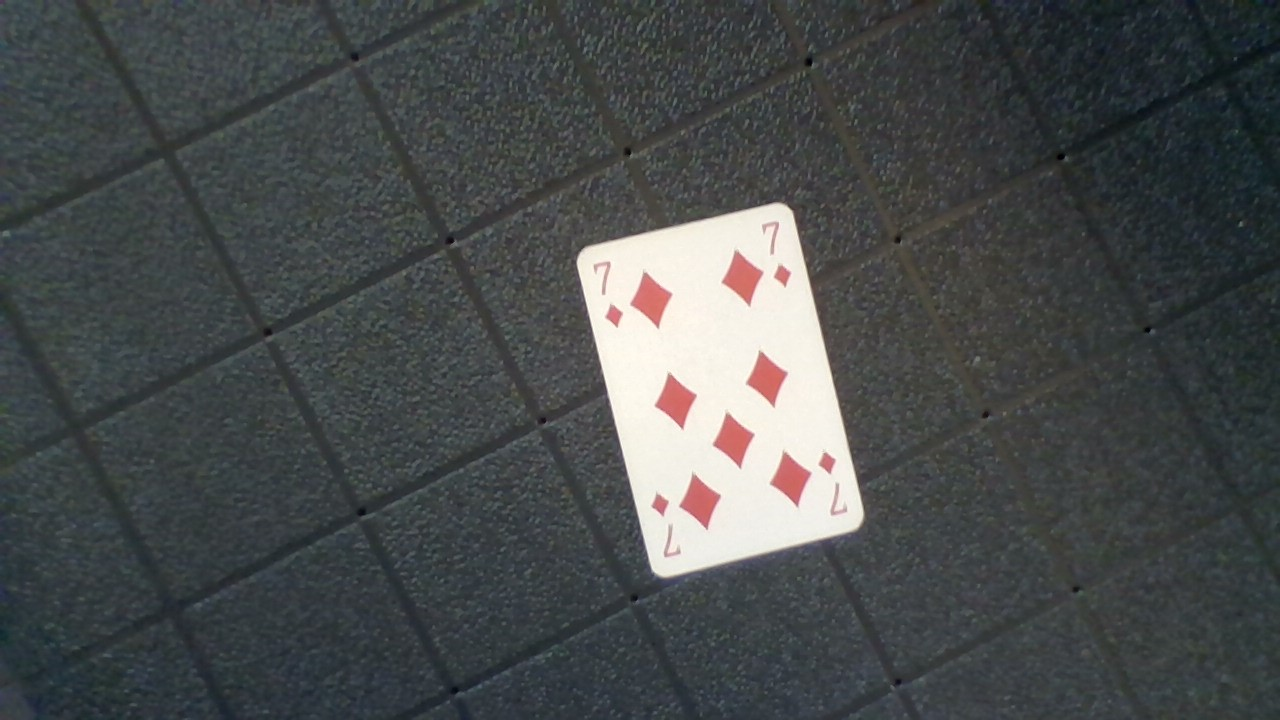
#> input picture OpevCV_prat/WIN_20241107_10_24_40_Pro.jpg, 1280 x 720 px, found by its file name
$ python Step_1Try.py
#> lines starting #> are read from the running program, lines starting #| are printed output that depends on the picture; after the words box and inside, x2 and y2 are one past the last pixel; in counts of white or black regions, pixels touching at a corner belong together
#> further down, image is the input picture: shape (720, 1280, 3); mean B, G, R 76.3, 75.9, 72.3
"""
This code shall take a frame from a video feed (camera)
and make a picture of the card in the frame.

Made by B.Stokke on 07.11.2024
"""

import cv2 as cv
import numpy as np

def find_card(img):
    gray = cv.cvtColor(img, cv.COLOR_BGR2GRAY)

    blurred = cv.GaussianBlur(gray, (5, 5), 0)

    edges = cv.Canny(blurred, 50, 150)
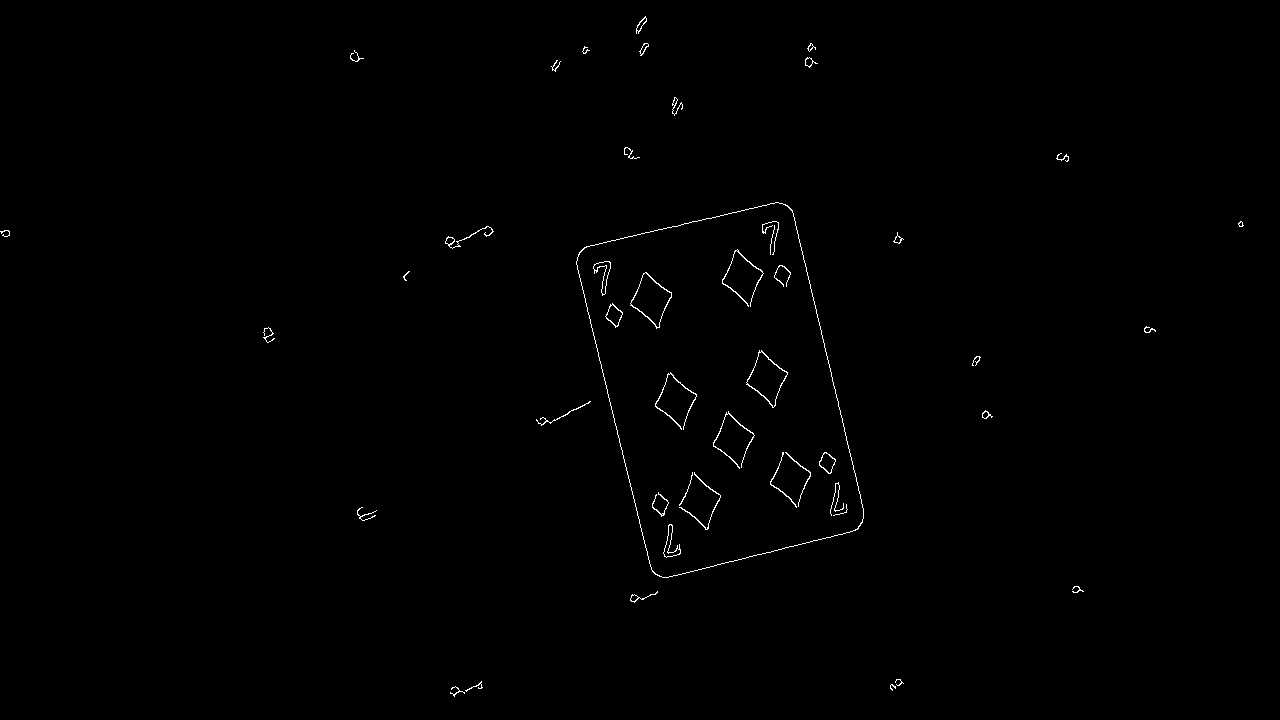
#> edges: shape (720, 1280); 0.45% white in thin lines or dots

    contours, _ = cv.findContours(edges, cv.RETR_EXTERNAL, cv.CHAIN_APPROX_SIMPLE)
#> contours = 28 contours, 17 with area under 20; largest, box (x1, y1, x2, y2) and area: (576, 202, 864, 578) 74828, (445, 226, 494, 249) 74, (636, 16, 647, 34) 62, (805, 57, 818, 68) 54, (630, 591, 658, 603) 48

    cards = []
    for contour in contours:

        epsilon = 0.02 * cv.arcLength(contour, True)

        approx = cv.approxPolyDP(contour, epsilon, True)

        if len(approx) == 4 and cv.contourArea(approx) > 1000:
            cards.append(approx)
#> this loop made 28 passes
#> epsilon on passes 1 to 12: 1.23, 0.539, 1.19, 0.761, 1.45, 0.937, 2.09, 0.648, 3.12, 1.05, 1.79, 0.921
#> (epsilon, approx) on pass 18: (23.34, [[782, 203], [577, 257], [662, 577], [862, 522]])
#> after the loop, cards = [[[782, 203], [577, 257], [662, 577], [862, 522]]]

    output_image = img.copy()
    for card in cards:
        cv.drawContours(output_image, [card], -1, (255, 0, 0), 2)
#> this loop made 1 pass
#> card on pass 1: [[782, 203], [577, 257], [662, 577], [862, 522]]
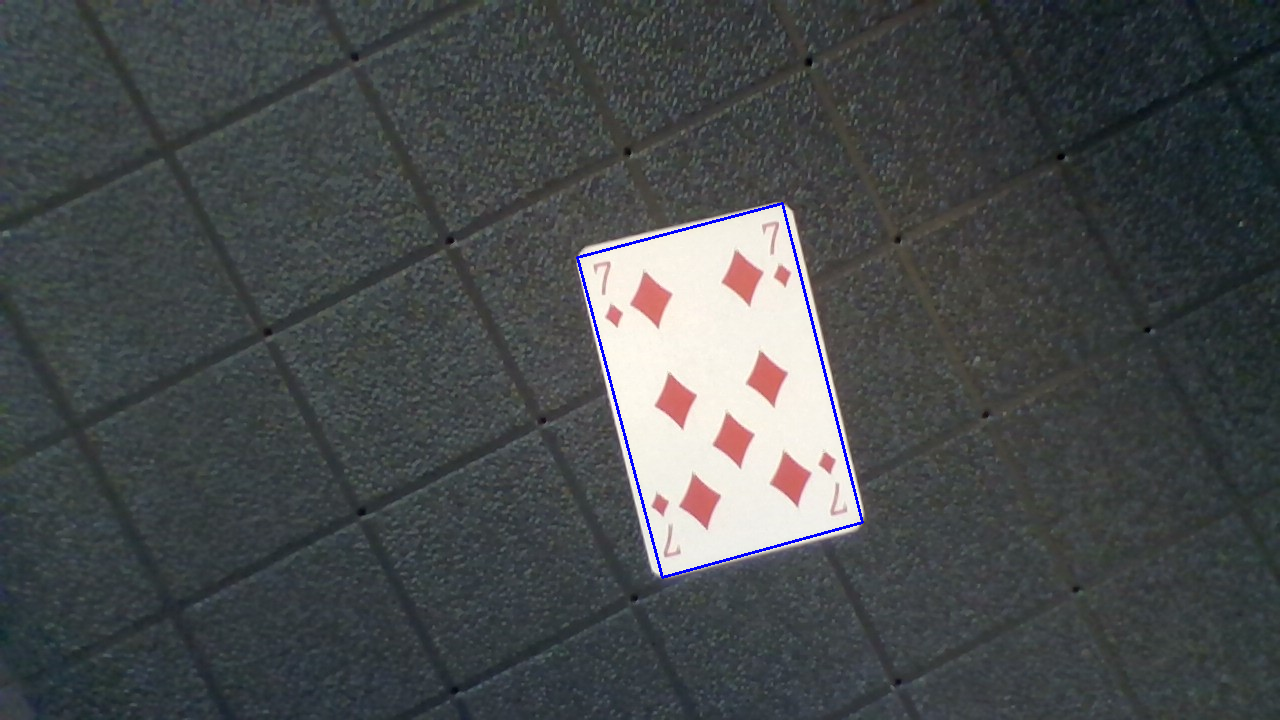
#> output_image: shape (720, 1280, 3); 0.33% of pixels changed, all inside (x1, y1, x2, y2) = (576, 202, 864, 579)

    copy_img = img.copy()
    for card in cards:
        cv.drawContours(copy_img, [card], -1, (0, 255, 0), 2)# Color isn't RGB, but BGR
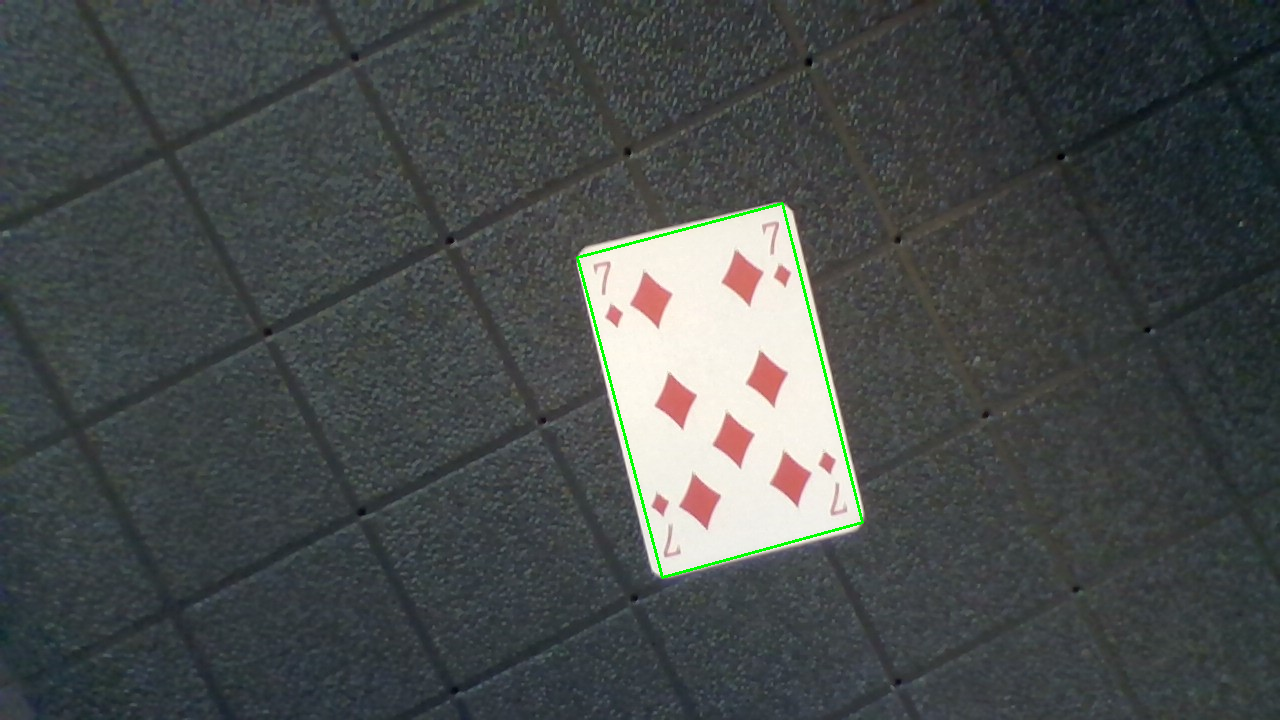
#> copy_img: shape (720, 1280, 3); 0.33% of pixels changed, all inside (x1, y1, x2, y2) = (576, 202, 864, 579)

    cv.imshow("Detected Card", copy_img)


# Example of a frame
image = cv.imread(r'OpevCV_prat\WIN_20241107_10_24_40_Pro.jpg')

# Show the result
find_card(image)
cv.waitKey(0)
cv.destroyAllWindows()

$ run again, with OpevCV_prat/WIN_20241107_09_35_22_Pro.jpg copied over OpevCV_prat/WIN_20241107_10_24_40_Pro.jpg
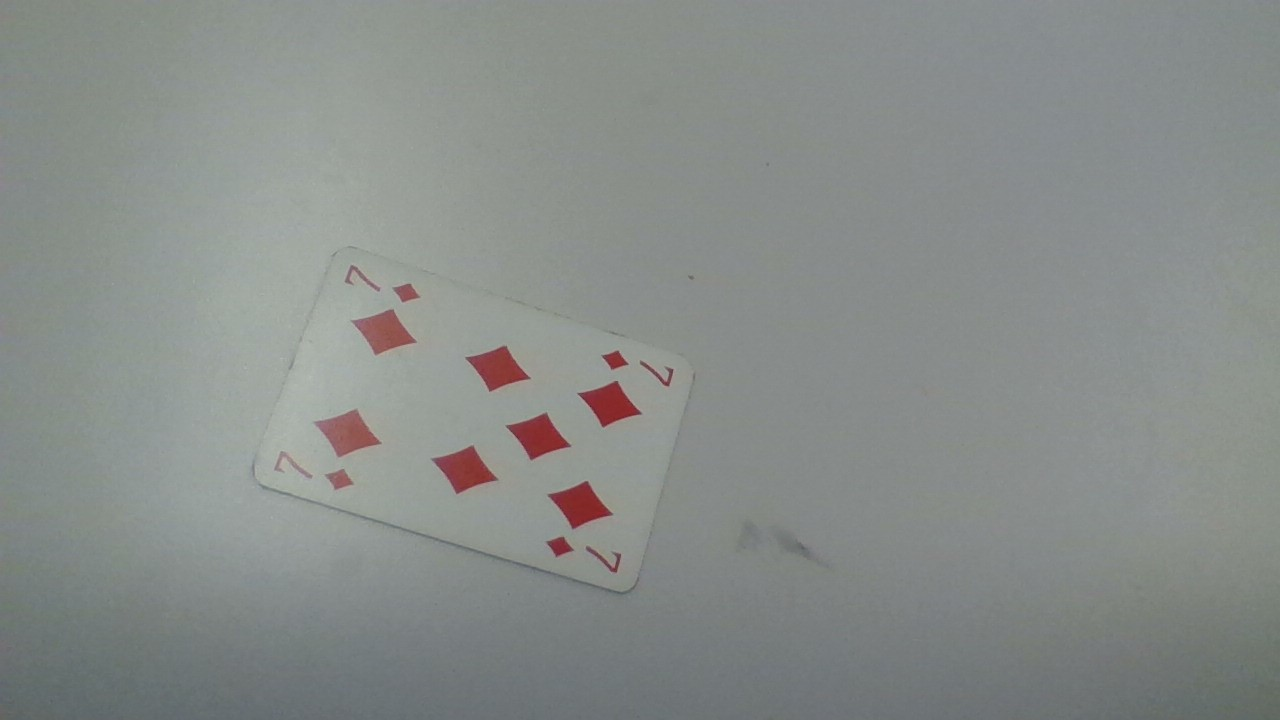
#> input picture OpevCV_prat/WIN_20241107_09_35_22_Pro.jpg, 1280 x 720 px, found by its file name
#> image is the input picture: shape (720, 1280, 3); mean B, G, R 137.8, 140.4, 135.9
#> in find_card, `edges = cv.Canny(blurred, 50, 150)`:
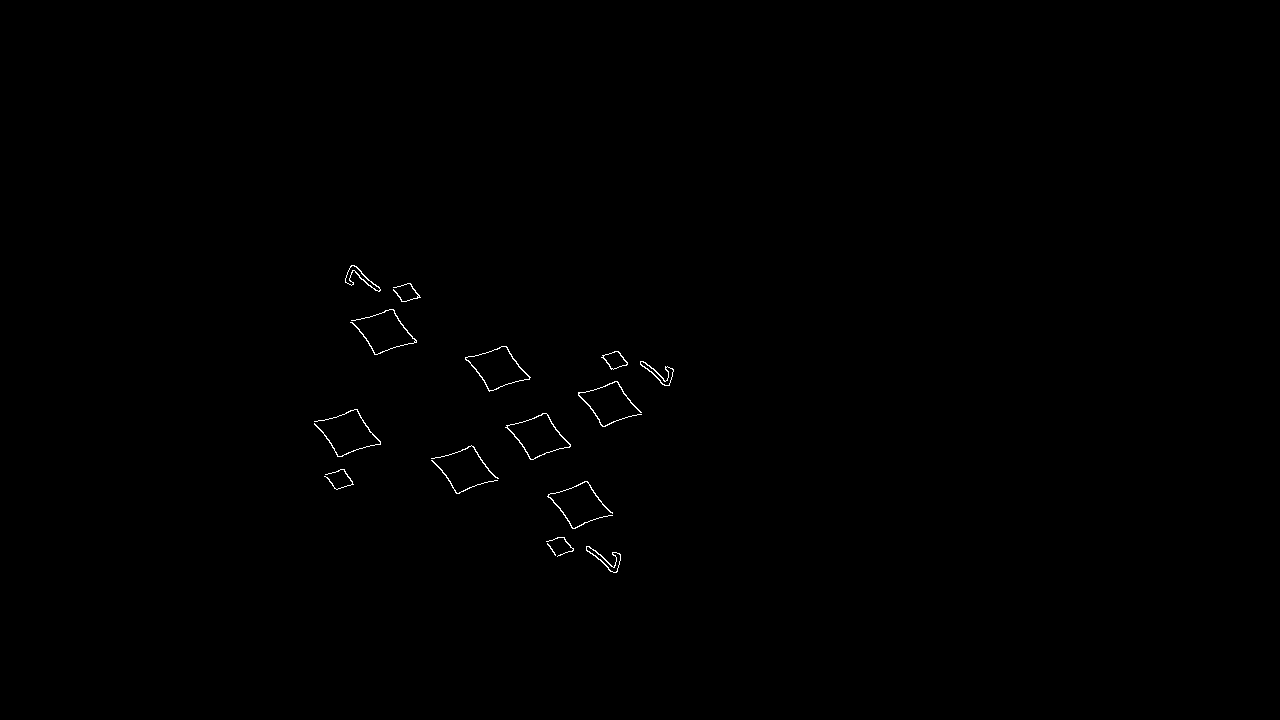
#> edges: shape (720, 1280); 0.24% white in thin lines or dots, all inside (x1, y1, x2, y2) = (314, 265, 674, 573)
#> contours = 16 contours, 3 with area under 20; largest, box (x1, y1, x2, y2) and area: (505, 413, 571, 460) 1552, (465, 346, 531, 392) 1526, (601, 351, 628, 370) 268, (586, 546, 621, 573) 245, (345, 265, 381, 292) 238
#> the loop in find_card, `for contour in contours: ` made 16 passes
#> epsilon on passes 1, 3, 4, 5, 9, 10, 11, 12: 2.53, 2.19, 7.07, 3.07, 7.3, 6.86, 2.41, 1.48
#> after the loop in find_card, `for contour in contours:`: cards = 2 contours; box (x1, y1, x2, y2) and area: (505, 413, 571, 460) 1647, (465, 346, 531, 392) 1632
#> the loop in find_card, `for card in cards:` made 2 passes
#> card on passes 1 to 2: [[546, 413], [505, 427], [530, 459], [570, 446]], [[506, 346], [465, 357], [489, 391], [530, 377]]
#> after the loop in find_card, `for card in cards:`:
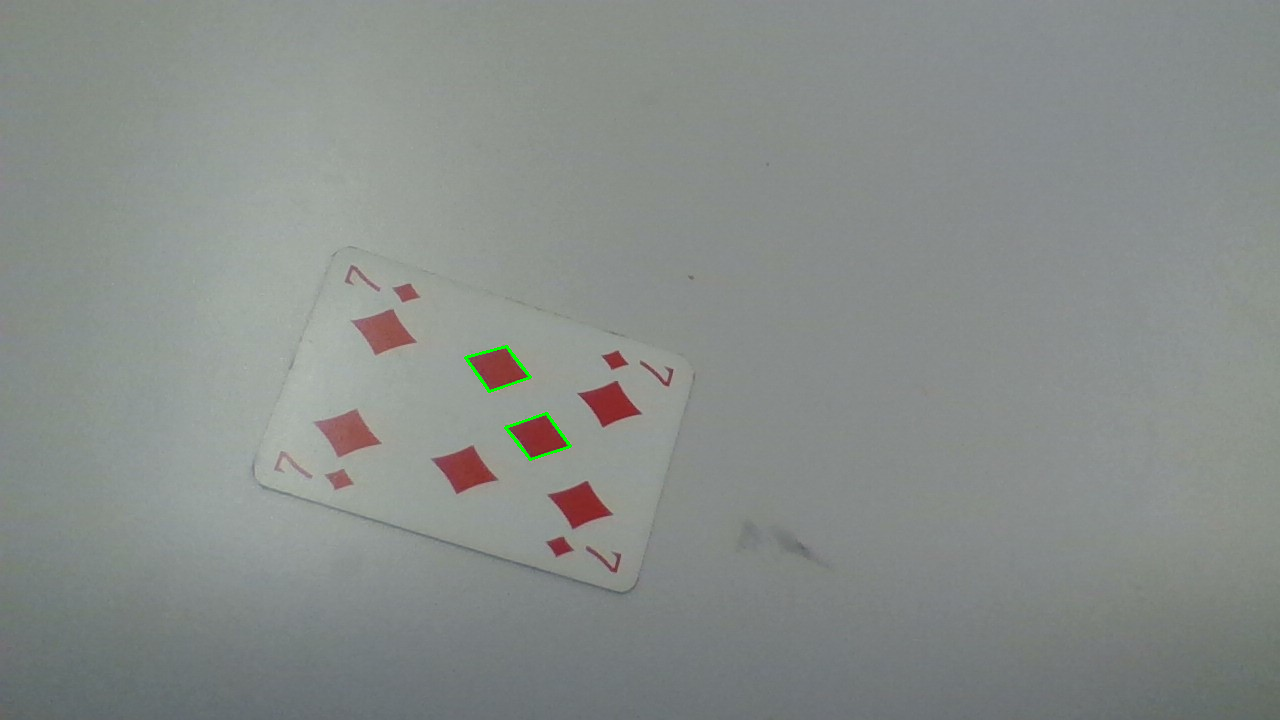
#> copy_img: shape (720, 1280, 3); 0.11% of pixels changed, all inside (x1, y1, x2, y2) = (464, 345, 572, 461)
